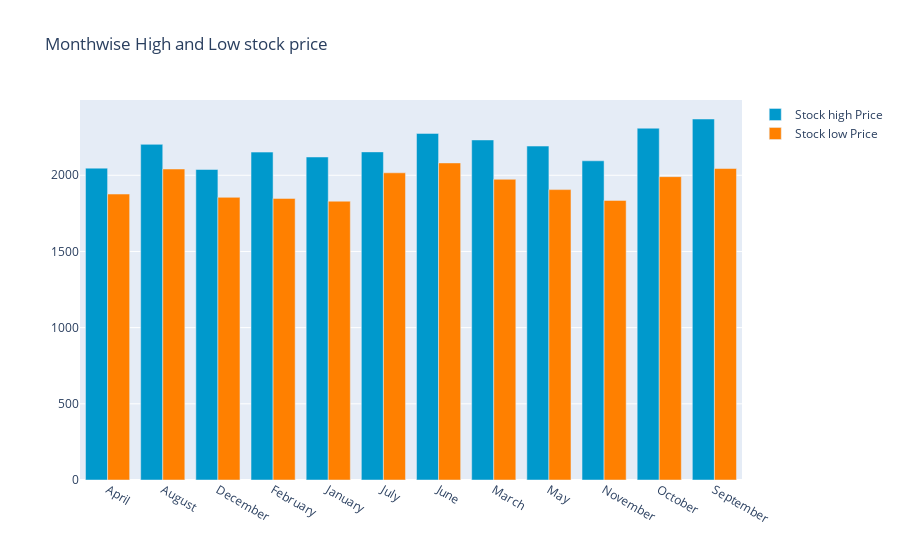

The code cell stored with this chart in its notebook:
### Code cell
fig = go.Figure()
fig.add_trace(go.Bar(
    x=monthvise_high.index,
    y=monthvise_high,
    name='Stock high Price',
    marker_color='rgb(0, 153, 204)'
))
fig.add_trace(go.Bar(
    x=monthvise_low.index,
    y=monthvise_low,
    name='Stock low Price',
    marker_color='rgb(255, 128, 0)'
))

fig.update_layout(barmode='group', 
                  title=' Monthwise High and Low stock price')
fig.show()

### Figure 1 — Plotly figure (JSON) as saved in the notebook; plotly's stock layout.template omitted (floating-point values rounded to 4 significant figures)
{"data": [{"marker": {"color": "rgb(0, 153, 204)"}, "name": "Stock high Price", "type": "bar", "x": ["April", "August", "December", "February", "January", "July", "June", "March", "May", "November", "October", "September"], "y": [2047.0, 2203, 2038, 2152, 2120, 2154.0, 2275.0, 2232.0, 2192.0, 2095, 2309, 2369.0]}, {"marker": {"color": "rgb(255, 128, 0)"}, "name": "Stock low Price", "type": "bar", "x": ["April", "August", "December", "February", "January", "July", "June", "March", "May", "November", "October", "September"], "y": [1877.0, 2041.0, 1855.0, 1848, 1830, 2016.0, 2081, 1974.0, 1906, 1835.0, 1991, 2044.0]}], "layout": {"autosize": true, "barmode": "group", "title": {"text": " Monthwise High and Low stock price"}, "xaxis": {"autorange": true, "range": [-0.5, 11.5], "type": "category"}, "yaxis": {"autorange": true, "range": [0, 2494.0], "type": "linear"}}}
